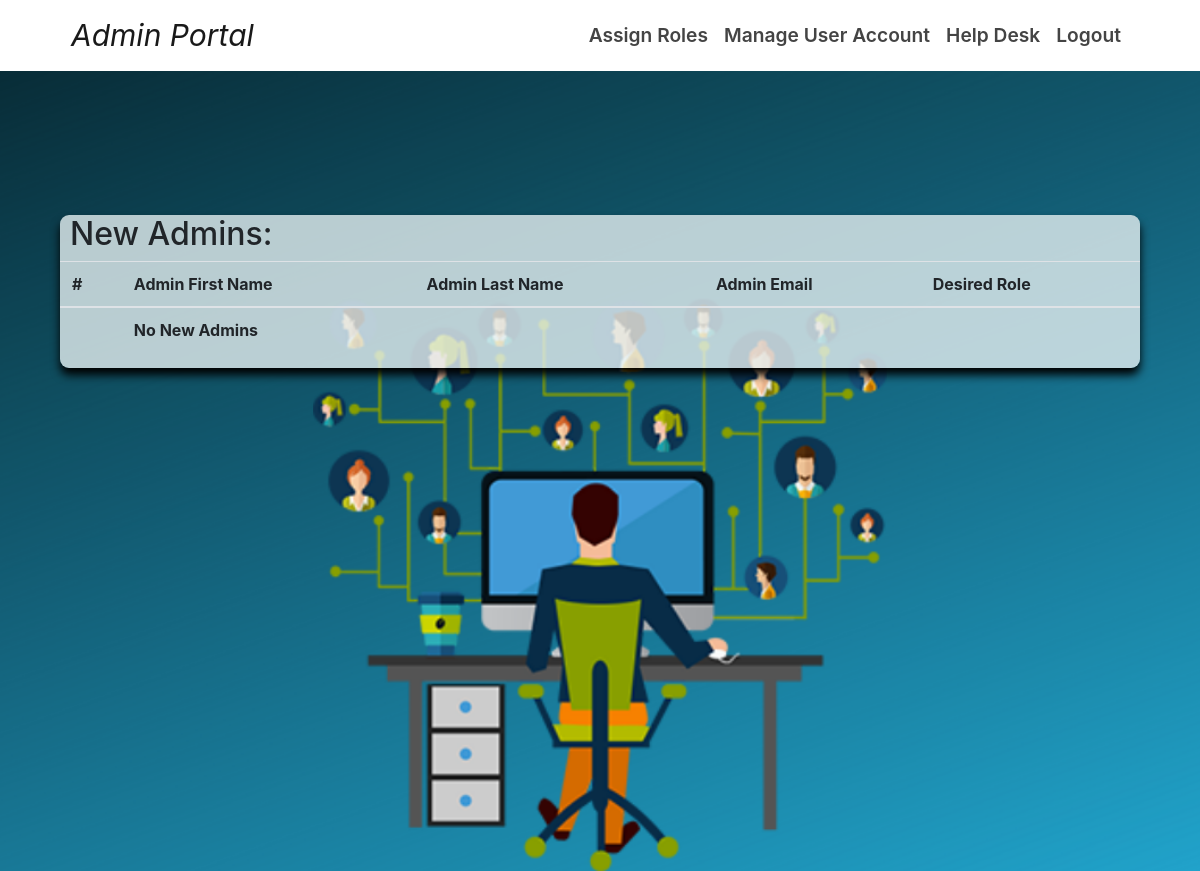
The app's page /new-admins-list/ (signed in), older data.
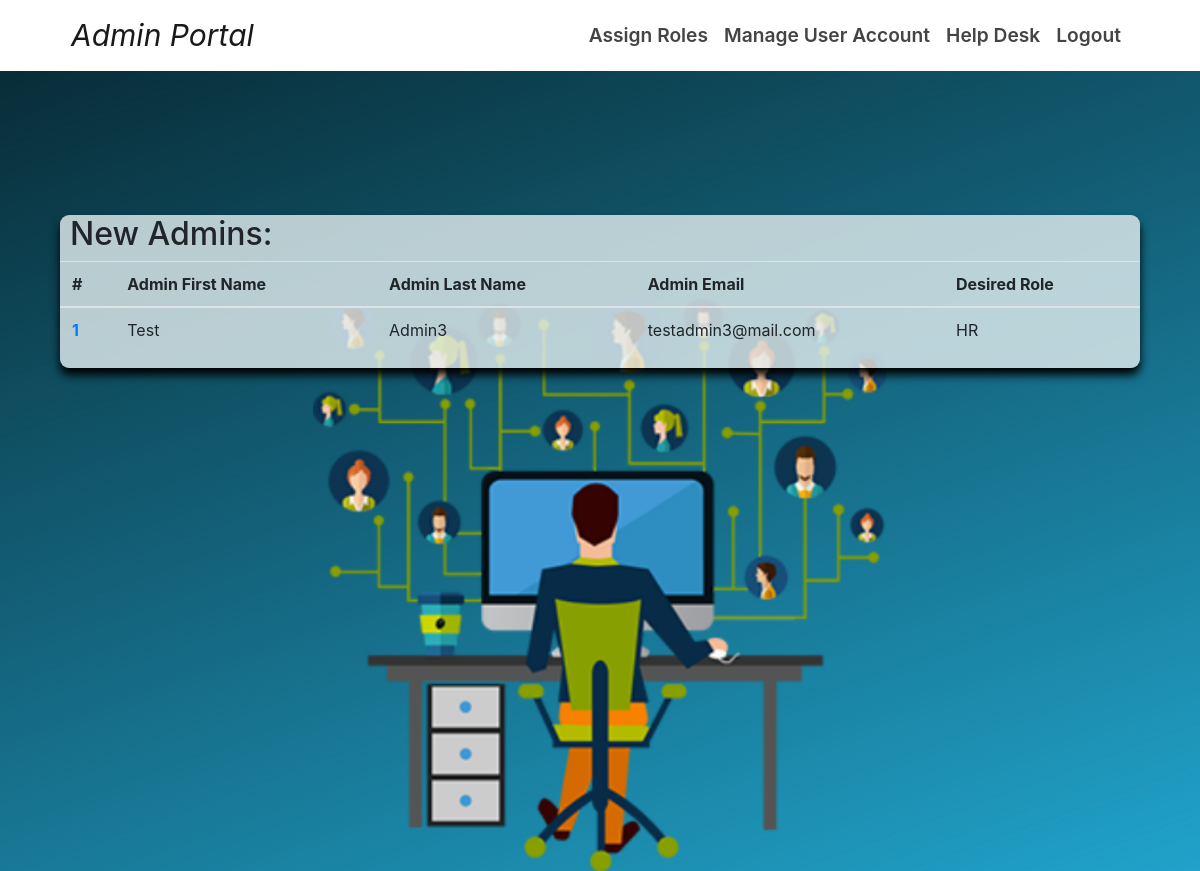
The same page, newer data.
### Administrator/models.py (models this page shows, shortened)
class Administrator(models.Model):
    user = models.OneToOneField(User, on_delete=models.CASCADE)
    admin_id = models.AutoField(primary_key=True)
    first_name = models.CharField(max_length=50, blank=False, null=False)
    last_name = models.CharField(max_length=50, blank=False, null=False)
    email = models.EmailField(unique=True)
    role = models.CharField(max_length=11, choices=ROLES)
    is_admin = models.BooleanField(default=False)
    created_at = models.DateTimeField(auto_now_add=True)
    def get_absolute_url(self):
        return reverse('admin-detail', args=[str(self.admin_id)])

### Administrator/views.py (the view)
# urls.py: path('new-admins-list/', admin_views.NewAdminsListView.as_view(), name='new-admins-list'),
class NewAdminsListView(ListView):
    template_name = 'Portal/new-admins-list.html'
    paginate_by = 10
    model = Administrator
    context_object_name = 'new_admins_list'
    def get_queryset(self):
        newAdmins = Administrator.objects.filter(is_admin = False).order_by('-created_at')
        return newAdmins
    def get_context_data(self, **kwargs):
        context = super().get_context_data(**kwargs)
        userInstance = User.objects.get(username=self.request.user.username)
        isAdmin = userInstance.administrator.is_admin
        context['isAdmin'] = isAdmin
        context['adminRole'] = userInstance.administrator.role
        return context

### Portal/templates/Portal/new-admins-list.html (shortened to what this page needs)
<head>
</head>
{% extends "Portal/homePage.html" %}
{% block admin_links %}
    {% if isAdmin %}
    <li class="nav-item" role="presentation"><a class="nav-link active" href="{% url 'new-admins-list' %}">Assign Roles</a></li>
    <li class="nav-item" role="presentation"><a class="nav-link active" href="{% url 'redirect-success' %}">Manage User Account</a></li>
    <li class="nav-item" role="presentation"><a class="nav-link active" href="{% url 'redirect-success' %}">Help Desk</a></li>
    {% endif %}
{% endblock %}
{% block content %}
<div class="backgroundimg {{ adminRole }}">
  <div class="row" id="table-container">
    <table class="table">
      <h2 style="margin-left: 10px;">New Admins:</h2>
      <thead>
        <tr>
          <th scope="col">#</th>
          <th scope="col">Admin First Name</th>
          <th scope="col">Admin Last Name</th>
          <th scope="col">Admin Email</th>
          <th scope="col">Desired Role</th>
        </tr>
      </thead>
      <tbody>
        {% for newAdmin in new_admins_list %}
        <tr>
          <th scope="row"> <a href="{{ newAdmin.get_absolute_url }}" class="rowlink"> {{forloop.counter}} </a> </th>
          <td>{{ newAdmin.first_name }}</td>
          <td>{{ newAdmin.last_name }}</td>
          <td>{{ newAdmin.email }}</td>
          <td>{{ newAdmin.role }}</td>
        </tr>
        {% empty %}
        <tr>
            <td></td>
            <th scope="row">No New Admins</th>
        </tr>
        {% endfor %}
      </tbody>
    </table>
  </div>
</div>
{% endblock %}

### Portal/templates/Portal/homePage.html (shortened to what this page needs)
{% extends "Portal/base.html" %}
{% load static %}

### Portal/templates/Portal/base.html (shortened to what this page needs)
<!DOCTYPE html>
<html lang="en">
<head>
  {% load static %}
  {% load custom_tags %}
  <link rel="stylesheet" href=
  "https://stackpath.bootstrapcdn.com/bootstrap/4.3.1/css/bootstrap.min.css" integrity=
  "sha384-ggOyR0iXCbMQv3Xipma34MD+dH/1fQ784/j6cY/iJTQUOhcWr7x9JvoRxT2MZw1T">
  <link rel="stylesheet" type="text/css" href="{% static 'Portal/main.css' %}">
</head>
<body>
    <nav class="navbar navbar-light navbar-expand-md">
        <div class="container-fluid"><a class="navbar-brand" href="{% url 'Home' %}">Admin Portal</a>
            <div class="collapse navbar-collapse justify-content-end"id="navcol-1">
              <ul class="nav navbar-nav">
                  {% if user.is_authenticated %}
                  {% block admin_links %}
                  {% endblock %}
                  <li class="nav-item" role="presentation"><a class="nav-link" href="{% url 'logout' %}">Logout</a></li>
                  {% else %}
                  <li class="nav-item" role="presentation"><a class="nav-link" href="{% url 'login' %}">Login</a></li>
                  <li class="nav-item" role="presentation"><a class="nav-link" href="{% url 'register' %}">Register</a></li>
                  {% endif %}
              </ul>
            </div>
        </div>
    </nav>
    <div class="window">
      {% block content %}
      {% endblock %}
    </div>
</body>
</html>

### Portal/static/Portal/main.css (style rules this page uses)
html, body { height: 100%; }
.navbar-brand { padding-left: 40px; font-size: 30px !important; font-style: italic !important; text-align: bottom !important; }
.navbar-nav { padding: 0 40px 0 20px !important; }
.nav-link { font-size: 120% !important; color: #444 !important; font-weight: 600 !important; }
.window { height: 100%; width: 100% !important; }
.backgroundimg.GLOBAL { background-image: url("background.png"); background-size: cover; background-attachment: fixed; background-position: top; background-clip: border-box; background-repeat: no-repeat; padding-top: 18vh; height: 100%; width: 100% !important; overflow-y: scroll !important; text-align: center; }
#table-container { background-color: rgba(229, 239, 241, 0.8) !important; box-shadow: 0px 7px 10px #000 !important; width: 90vw; border-radius: 9px !important; margin: 0 auto; top: 40px; }
.rowlink::before { content: ""; color: #EEE; display: block; position: absolute; left: 0; width: 100%; height: 1.5em; }
a { color: #007bff; text-decoration: none; background-color: transparent; }
dl, ol, ul { margin-top: 0; margin-bottom: 1rem; }
.h1, .h2, .h3, .h4, .h5, .h6, h1, h2, h3, h4, h5, h6 { margin-bottom: .5rem; font-weight: 500; line-height: 1.2; }
h1, h2, h3, h4, h5, h6 { margin-top: 0; margin-bottom: .5rem; }
.navbar-light .navbar-brand { color: rgba(0,0,0,.9); }
.navbar-brand { display: inline-block; padding-top: .3125rem; padding-bottom: .3125rem; margin-right: 1rem; font-size: 1.25rem; line-height: inherit; white-space: nowrap; }
.navbar { position: relative; display: flex; -ms-flex-wrap: wrap; flex-wrap: wrap; align-items: center; justify-content: space-between; padding: .5rem 1rem; }
article, aside, figcaption, figure, footer, header, hgroup, main, nav, section { display: block; }
@media (min-width:768px) { .navbar-expand-md .navbar-collapse { display: flex!important; flex-basis: auto; } }
.collapse:not(.show) { display: none; }
.navbar-collapse { flex-basis: 100%; flex-grow: 1; align-items: center; }
@media (min-width:768px) { .navbar-expand-md .navbar-nav { -ms-flex-direction: row; flex-direction: row; } }
.navbar-nav { display: flex; -ms-flex-direction: column; flex-direction: column; padding-left: 0; margin-bottom: 0; list-style: none; }
.nav { display: flex; -ms-flex-wrap: wrap; flex-wrap: wrap; padding-left: 0; margin-bottom: 0; list-style: none; }
.navbar-light .navbar-nav .active > .nav-link, .navbar-light .navbar-nav .nav-link.active, .navbar-light .navbar-nav .nav-link.show, .navbar-light .navbar-nav .show > .nav-link { color: rgba(0,0,0,.9); }
@media (min-width:768px) { .navbar-expand-md .navbar-nav .nav-link { padding-right: .5rem; padding-left: .5rem; } }
.navbar-light .navbar-nav .nav-link { color: rgba(0,0,0,.5); }
.navbar-nav .nav-link { padding-right: 0; padding-left: 0; }
.nav-link { display: block; padding: .5rem 1rem; }

Row changes from the older to the newer data that the page shows:
added Administrator: first_name "Test", last_name "Admin3", email "testadmin3@mail.com", role "HR"
Text that changed along with them:
text no longer shown: "No New Admins"
